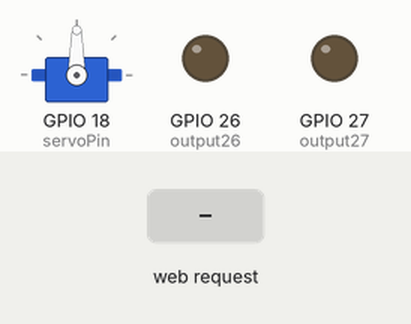
Bench run of a sketch on a simulated ESP32. On the bench: servo, output pins drawn as LEDs (lit = HIGH). Inputs (shaded band) come from the test bench. WiFi joins after 1.5 s; servers stay silent unless stated; what the sketch prints to the serial monitor is not drawn.

Above: at 2.7 s.
2.8 s: HTTP request GET /?value= received
At 3.4 s:
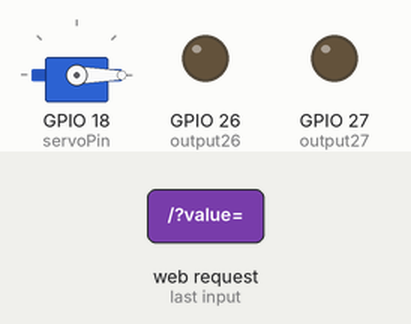
Timing chart, 0 to 5.8 s (numbered marks = the images above; inputs shaded):
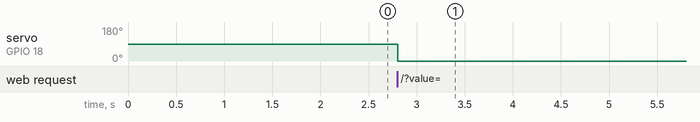

Measured:
- after the input at 2.8 s, servo on GPIO 18 (servoPin): 90° → 0° at once

The sketch:

esp32_web-servo.ino
```cpp
/*********
  Rui Santos
  Complete project details at https://randomnerdtutorials.com
  https://randomnerdtutorials.com/esp32-servo-motor-web-server-arduino-ide/
*********/

// Load Wi-Fi library
#include <WiFi.h>
#include <ESP32Servo.h>


Servo myservo;
int servoPin = 18;
String valueString = String(5);
int pos1 = 0;
int pos2 = 0;

// Replace with your network credentials
const char* ssid = "Grzzz";
const char* password = "ricottaepinard";

// Set web server port number to 80
WiFiServer server(80);

// Variable to store the HTTP request
String header;

// Auxiliar variables to store the current output state
String output26State = "off";
String output27State = "off";

// Assign output variables to GPIO pins
const int output26 = 26;
const int output27 = 27;

// Current time
unsigned long currentTime = millis();
// Previous time
unsigned long previousTime = 0;
// Define timeout time in milliseconds (example: 2000ms = 2s)
const long timeoutTime = 2000;

void setup() {
  Serial.begin(115200);
  // Initialize the output variables as outputs
  pinMode(output26, OUTPUT);
  pinMode(output27, OUTPUT);
  // Set outputs to LOW
  digitalWrite(output26, LOW);
  digitalWrite(output27, LOW);

  // Connect to Wi-Fi network with SSID and password
  Serial.print("Connecting to ");
  Serial.println(ssid);
  WiFi.begin(ssid, password);
  while (WiFi.status() != WL_CONNECTED) {
    delay(500);
    Serial.print(".");
  }
  // Print local IP address and start web server
  Serial.println("");
  Serial.println("WiFi connected.");
  Serial.println("IP address: ");
  Serial.println(WiFi.localIP());
  server.begin();

  ESP32PWM::allocateTimer(0);
  ESP32PWM::allocateTimer(1);
  ESP32PWM::allocateTimer(2);
  ESP32PWM::allocateTimer(3);
  myservo.setPeriodHertz(50);    // standard 50 hz servo
  myservo.attach(servoPin, 500, 2500); // attaches the servo on pin 18 to the servo object
}

void loop(){
  WiFiClient client = server.available();   // Listen for incoming clients

  if (client) {                             // If a new client connects,
    currentTime = millis();
    previousTime = currentTime;
    Serial.println("New Client.");          // print a message out in the serial port
    String currentLine = "";                // make a String to hold incoming data from the client
    while (client.connected() && currentTime - previousTime <= timeoutTime) { // loop while the client's connected
      currentTime = millis();
      if (client.available()) {             // if there's bytes to read from the client,
        char c = client.read();             // read a byte, then
        Serial.write(c);                    // print it out the serial monitor
        header += c;
        if (c == '\n') {                    // if the byte is a newline character
          // if the current line is blank, you got two newline characters in a row.
          // that's the end of the client HTTP request, so send a response:
          if (currentLine.length() == 0) {
            // HTTP headers always start with a response code (e.g. HTTP/1.1 200 OK)
            // and a content-type so the client knows what's coming, then a blank line:
            client.println("HTTP/1.1 200 OK");
            client.println("Content-type:text/html");
            client.println("Connection: close");
            client.println();

            // Display the HTML web page
            client.println("<!DOCTYPE html><html>");
            client.println("<head><meta name=\"viewport\" content=\"width=device-width, initial-scale=1\">");
            client.println("<link rel=\"icon\" href=\"data:,\">");
            // CSS to style the on/off buttons
            // Feel free to change the background-color and font-size attributes to fit your preferences
            client.println("<style>body { text-align: center; font-family: \"Trebuchet MS\", Arial; margin-left:auto; margin-right:auto;}");
            client.println(".slider { width: 300px; }</style>");
            client.println("<script src=\"https://ajax.googleapis.com/ajax/libs/jquery/3.3.1/jquery.min.js\"></script>");

            // Web Page
            client.println("</head><body><h1>ESP32 with Servo</h1>");
            client.println("<p>Position: <span id=\"servoPos\"></span></p>");
            client.println("<input type=\"range\" min=\"0\" max=\"180\" class=\"slider\" id=\"servoSlider\" onchange=\"servo(this.value)\" value=\""+valueString+"\"/>");

            client.println("<script>var slider = document.getElementById(\"servoSlider\");");
            client.println("var servoP = document.getElementById(\"servoPos\"); servoP.innerHTML = slider.value;");
            client.println("slider.oninput = function() { slider.value = this.value; servoP.innerHTML = this.value; }");
            client.println("$.ajaxSetup({timeout:1000}); function servo(pos) { ");
            client.println("$.get(\"/?value=\" + pos + \"&\"); {Connection: close};}</script>");

            client.println("</body></html>");

            //GET /?value=180& HTTP/1.1
            if(header.indexOf("GET /?value=")>=0) {
              pos1 = header.indexOf('=');
              pos2 = header.indexOf('&');
              valueString = header.substring(pos1+1, pos2);

              //Rotate the servo
              myservo.write(valueString.toInt());
              Serial.println(valueString);
            }
            // The HTTP response ends with another blank line
            client.println();
            // Break out of the while loop
            break;
          } else { // if you got a newline, then clear currentLine
            currentLine = "";
          }
        } else if (c != '\r') {  // if you got anything else but a carriage return character,
          currentLine += c;      // add it to the end of the currentLine
        }
      }
    }
    // Clear the header variable
    header = "";
    // Close the connection
    client.stop();
    Serial.println("Client disconnected.");
    Serial.println("");
  }
}
```
